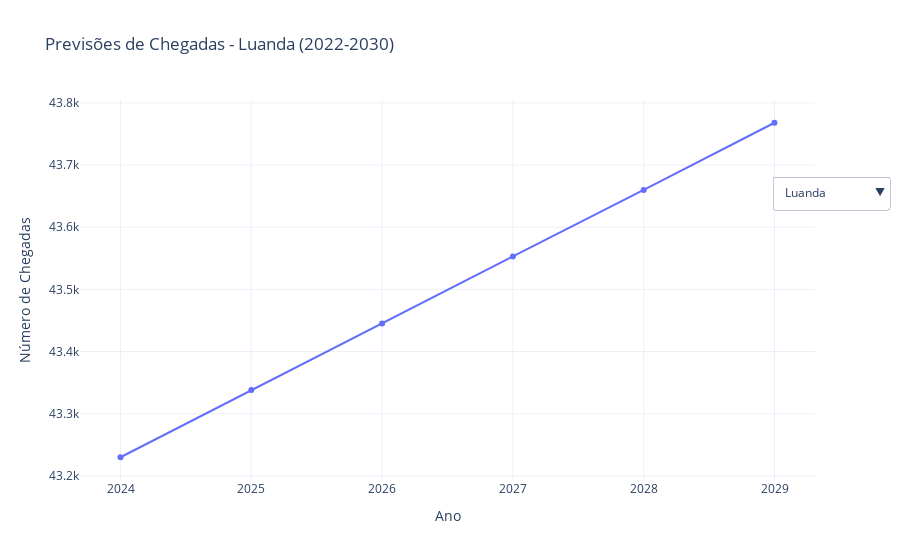

The notebook cell saved with this chart:
### Code cell
import plotly.graph_objects as go

# Lista de províncias únicas
provincias = df_previsoes['Provincia'].unique()

# Criar figura
fig = go.Figure()

# Adiciona todas as províncias como traces, inicialmente visíveis apenas a primeira
for i, prov_name in enumerate(provincias):
    df_temp = df_previsoes[df_previsoes['Provincia'] == prov_name]
    fig.add_trace(go.Scatter(
        x=df_temp['Ano'],
        y=df_temp['Previsao_Chegadas'],
        mode='lines+markers',
        name=prov_name,
        visible=(i==0)  # só a primeira província visível inicialmente
    ))

# Criar botões dropdown
buttons = []
for i, prov_name in enumerate(provincias):
    # Cria lista de visibilidades para todos os traces
    visibility = [False] * len(provincias)
    visibility[i] = True  # somente a província selecionada visível
    buttons.append(dict(
        label=prov_name,
        method="update",
        args=[{"visible": visibility},
              {"title": f"Previsões de Chegadas - {prov_name} (2022-2030)"}]
    ))

# Layout com dropdown
fig.update_layout(
    updatemenus=[dict(
        active=0,
        buttons=buttons,
        x=1.1,
        y=0.8
    )],
    title=f"Previsões de Chegadas - {provincias[0]} (2022-2030)",
    xaxis_title='Ano',
    yaxis_title='Número de Chegadas',
    template='plotly_white'
)

fig.show()

### Figure 1 — Plotly figure (JSON) as saved in the notebook; plotly's stock layout.template omitted (floating-point values rounded to 4 significant figures)
{"data": [{"mode": "lines+markers", "name": "Luanda", "type": "scatter", "visible": true, "x": [2024, 2025, 2026, 2027, 2028, 2029], "y": [43230, 43338, 43445, 43553, 43660, 43768]}, {"mode": "lines+markers", "name": "Benguela", "type": "scatter", "visible": false, "x": [2024, 2025, 2026, 2027, 2028, 2029], "y": [43056, 43095, 43133, 43172, 43211, 43249]}, {"mode": "lines+markers", "name": "Huíla", "type": "scatter", "visible": false, "x": [2024, 2025, 2026, 2027, 2028, 2029], "y": [24324, 24279, 24235, 24190, 24145, 24101]}, {"mode": "lines+markers", "name": "Huambo", "type": "scatter", "visible": false, "x": [2024, 2025, 2026, 2027, 2028, 2029], "y": [8391, 8376, 8360, 8345, 8329, 8314]}, {"mode": "lines+markers", "name": "Namibe", "type": "scatter", "visible": false, "x": [2024, 2025, 2026, 2027, 2028, 2029], "y": [6737, 6649, 6562, 6475, 6387, 6300]}, {"mode": "lines+markers", "name": "Cabinda", "type": "scatter", "visible": false, "x": [2024, 2025, 2026, 2027, 2028, 2029], "y": [43298, 43339, 43380, 43421, 43462, 43503]}, {"mode": "lines+markers", "name": "Malanje", "type": "scatter", "visible": false, "x": [2024, 2025, 2026, 2027, 2028, 2029], "y": [19153, 19217, 19282, 19347, 19411, 19476]}, {"mode": "lines+markers", "name": "Bié", "type": "scatter", "visible": false, "x": [2024, 2025, 2026, 2027, 2028, 2029], "y": [38457, 38550, 38643, 38736, 38828, 38921]}, {"mode": "lines+markers", "name": "Cuanza Norte", "type": "scatter", "visible": false, "x": [2024, 2025, 2026, 2027, 2028, 2029], "y": [37389, 37407, 37425, 37443, 37461, 37479]}, {"mode": "lines+markers", "name": "Cuanza Sul", "type": "scatter", "visible": false, "x": [2024, 2025, 2026, 2027, 2028, 2029], "y": [23658, 23624, 23590, 23556, 23522, 23488]}], "layout": {"title": {"text": "Previsões de Chegadas - Luanda (2022-2030)"}, "updatemenus": [{"active": 0, "buttons": [{"args": [{"visible": [true, false, false, false, false, false, false, false, false, false]}, {"title": "Previsões de Chegadas - Luanda (2022-2030)"}], "label": "Luanda", "method": "update"}, {"args": [{"visible": [false, true, false, false, false, false, false, false, false, false]}, {"title": "Previsões de Chegadas - Benguela (2022-2030)"}], "label": "Benguela", "method": "update"}, {"args": [{"visible": [false, false, true, false, false, false, false, false, false, false]}, {"title": "Previsões de Chegadas - Huíla (2022-2030)"}], "label": "Huíla", "method": "update"}, {"args": [{"visible": [false, false, false, true, false, false, false, false, false, false]}, {"title": "Previsões de Chegadas - Huambo (2022-2030)"}], "label": "Huambo", "method": "update"}, {"args": [{"visible": [false, false, false, false, true, false, false, false, false, false]}, {"title": "Previsões de Chegadas - Namibe (2022-2030)"}], "label": "Namibe", "method": "update"}, {"args": [{"visible": [false, false, false, false, false, true, false, false, false, false]}, {"title": "Previsões de Chegadas - Cabinda (2022-2030)"}], "label": "Cabinda", "method": "update"}, {"args": [{"visible": [false, false, false, false, false, false, true, false, false, false]}, {"title": "Previsões de Chegadas - Malanje (2022-2030)"}], "label": "Malanje", "method": "update"}, {"args": [{"visible": [false, false, false, false, false, false, false, true, false, false]}, {"title": "Previsões de Chegadas - Bié (2022-2030)"}], "label": "Bié", "method": "update"}, {"args": [{"visible": [false, false, false, false, false, false, false, false, true, false]}, {"title": "Previsões de Chegadas - Cuanza Norte (2022-2030)"}], "label": "Cuanza Norte", "method": "update"}, {"args": [{"visible": [false, false, false, false, false, false, false, false, false, true]}, {"title": "Previsões de Chegadas - Cuanza Sul (2022-2030)"}], "label": "Cuanza Sul", "method": "update"}], "x": 1.1, "y": 0.8}], "xaxis": {"title": {"text": "Ano"}}, "yaxis": {"title": {"text": "Número de Chegadas"}}}}
